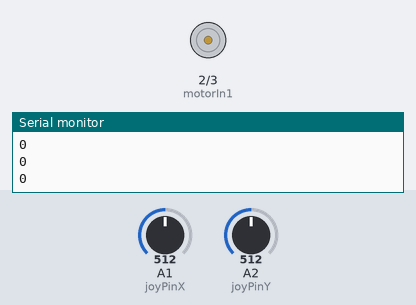
This sketch was run on a simulated Arduino Uno, built with avr-gcc and run on an emulated ATmega328P. Shown: motor-driver pin pairs drawn as motors (green arrow = first pin HIGH = forward, orange = second pin HIGH = backward, longer = more drive), the last lines printed to the serial monitor. Inputs (shaded band) come from the test bench; at power-on: A1 (joyPinX) = 512, A2 (joyPinY) = 512.

Above: at 1.2 s.
1.3 s: A1 (joyPinX) set to 116
2.8 s: A1 (joyPinX) set to 104
At 3.14 s:
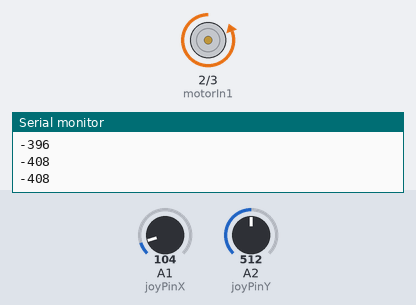
5.8 s: A1 (joyPinX) set to 1023
At 7.0 s:
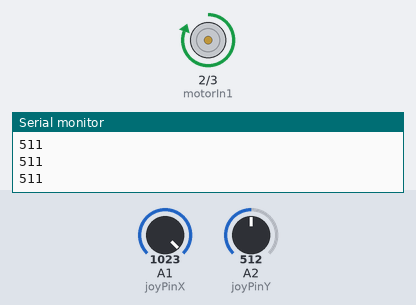
7.3 s: A1 (joyPinX) set to 530
8.8 s: A1 (joyPinX) set to 512
At 9.3 s:
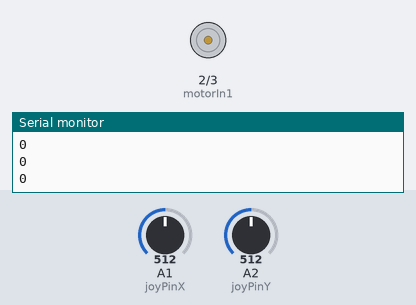
10.3 s: A1 (joyPinX) set to 0
At 10.55 s:
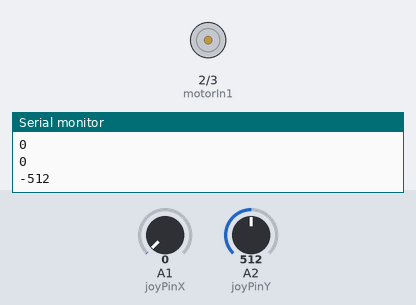
Timing chart, 0 to 14.3 s (numbered marks = the images above; inputs shaded):
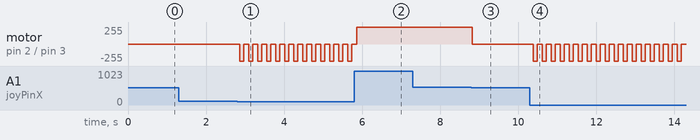

Measured:
- the behaviour switches between 112 and 111 on A1 (joyPinX) (found by bisection; images 0 and 1)
- the behaviour switches between 522 and 521 on A1 (joyPinX) (found by bisection; images 2 and 3)
- after the input at 2.8 s, motor on pin 2 (motorIn1) / pin 3 (motorIn2): alternates backward 255/255 for 0.10 s and stopped for 0.13 s, starting after 0.07 s
- after the input at 8.8 s, motor on pin 2 (motorIn1) / pin 3 (motorIn2): forward 255/255 → stopped at once
- after the input at 10.3 s, motor on pin 2 (motorIn1) / pin 3 (motorIn2): alternates backward 255/255 for 0.10 s and stopped for 0.13 s, starting after 0.09 s

The sketch:

pra_3_4_3.ino
```cpp
#include <LiquidCrystal.h>
int joyPinX = A1;
int joyPinY = A2;
int SW = A3;
int value = 0;
int xzero = 0;
int yzero = 0;
const int motorIn1 = 2;
const int motorIn2 = 3;
const int tt = 100;
void setup() {
  // put your setup code here, to run once:
  Serial.begin(9600);
  pinMode(SW,INPUT_PULLUP);
  yzero = analogRead(joyPinY);
  xzero = analogRead(joyPinX);
  pinMode(motorIn1,OUTPUT);
  pinMode(motorIn2,OUTPUT);
}

void loop() {
  // put your main code here, to run repeatedly:
  int x,y,value;
  value = analogRead(joyPinX);
  x = value-xzero;
  value = analogRead(joyPinY);
  y = value-yzero;
  Serial.println(x);
  int i;
  if(x>400){
      forward();
  }
  if(x<-400){
      backward();
  }
  if(x<10){
      motorstop();
  }
  delay(30);
}

void motorstop(){
  digitalWrite(motorIn1,LOW);
  digitalWrite(motorIn2,LOW);
  delay(100);
}

void forward(){
  digitalWrite(motorIn1,HIGH);
  digitalWrite(motorIn2,LOW);
  delay(100);
}

void backward(){
  digitalWrite(motorIn1,LOW);
  digitalWrite(motorIn2,HIGH);
  delay(100);
}
```
